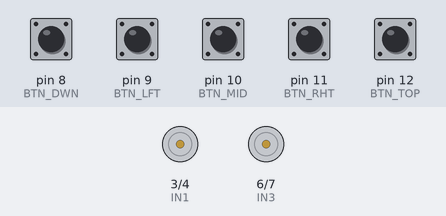
This sketch was run on a simulated Arduino Uno, built with avr-gcc and run on an emulated ATmega328P. Shown: motor-driver pin pairs drawn as motors (green arrow = first pin HIGH = forward, orange = second pin HIGH = backward, longer = more drive, scaled by the enable pin). Inputs (shaded band) come from the test bench; at power-on: pin 8 (BTN_DWN), pin 9 (BTN_LFT), pin 10 (BTN_MID), pin 11 (BTN_RHT), pin 12 (BTN_TOP) HIGH.

Above: at 1.2 s.
1.3 s: pin 8 (BTN_DWN) pulled LOW for 0.15 s
At 2.1 s:
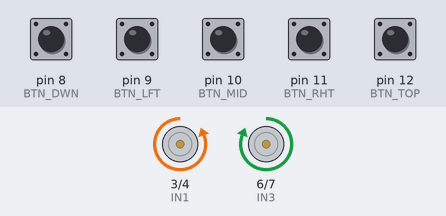
2.9 s: pin 9 (BTN_LFT) pulled LOW for 0.15 s
At 3.3 s:
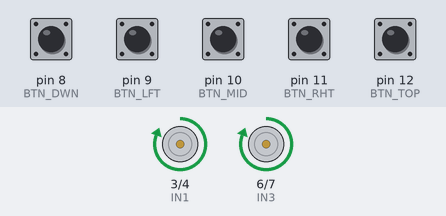
4.5 s: pin 10 (BTN_MID) pulled LOW for 0.15 s
At 5.7 s:
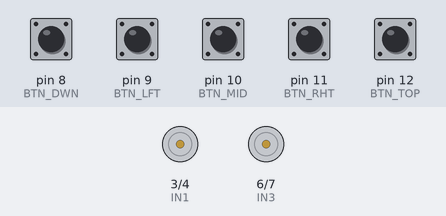
6.1 s: pin 11 (BTN_RHT) pulled LOW for 0.15 s
At 7.0 s:
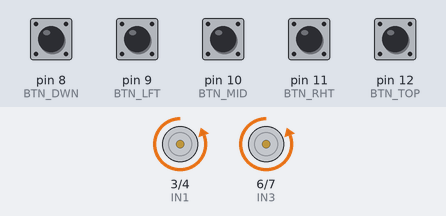
7.7 s: pin 12 (BTN_TOP) pulled LOW for 0.15 s
At 8.2 s:
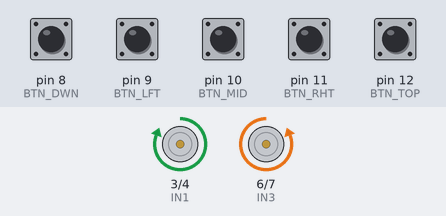
9.3 s: pin 10 (BTN_MID) pulled LOW for 1 s
At 10.6 s:
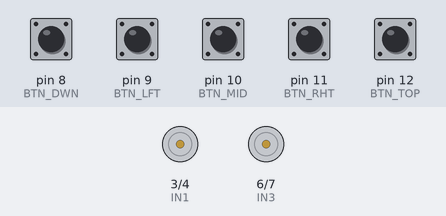
Timing chart, 0 to 12.3 s (numbered marks = the images above; inputs shaded):
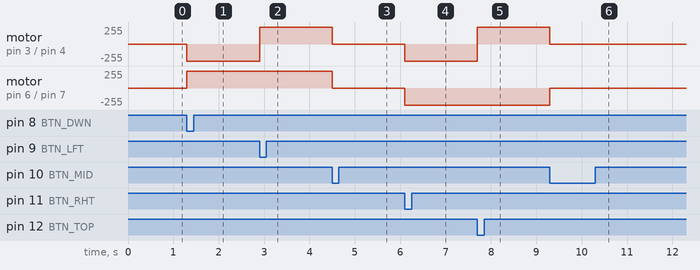

The sketch:

Tarefa4ControleDeDirecao.ino
```cpp
#define EN1 2
#define IN1 3
#define IN2 4

#define EN2 5
#define IN3 6
#define IN4 7

#define BTN_DWN 8
#define BTN_LFT 9
#define BTN_MID 10
#define BTN_RHT 11
#define BTN_TOP 12

void setup() {

  pinMode(EN1, OUTPUT);
  pinMode(IN1, OUTPUT);
  pinMode(IN2, OUTPUT);

  pinMode(EN2, OUTPUT);
  pinMode(IN3, OUTPUT);
  pinMode(IN4, OUTPUT);

  pinMode(BTN_DWN, INPUT_PULLUP);
  pinMode(BTN_LFT, INPUT_PULLUP);
  pinMode(BTN_MID, INPUT_PULLUP);
  pinMode(BTN_RHT, INPUT_PULLUP);
  pinMode(BTN_TOP, INPUT_PULLUP);

  digitalWrite(EN1, LOW);
  digitalWrite(EN2, LOW);

  /*
  	IN1 | IN2  | MOTOR1
    HIGH  LOW    HORARIO
    LOW   HIGH   ANTI-HORARIO
    LOW   LOW    IRRELEVANTE
    HIGH  HIGH   IRRELEVANTE

  	IN3 | IN4  | MOTOR2
    HIGH  LOW    ANTI-HORARIO
    LOW   HIGH   HORARIO
    LOW   LOW    IRRELEVANTE
    HIGH  HIGH   IRRELEVANTE
  */

  pinMode(A0, INPUT);
  Serial.begin(9600);

}

void motorEsquerdo(int acao) {
  if (!acao) {
    digitalWrite(EN1, LOW);
    return;
  }
  digitalWrite(EN1, HIGH);

  if (acao > 0) {
    digitalWrite(IN1, HIGH);
  	digitalWrite(IN2, LOW);
    return;
  }

  digitalWrite(IN1, LOW);
  digitalWrite(IN2, HIGH);
}

void motorDireito(int acao) {
  if (!acao) {
    digitalWrite(EN2, LOW);
    return;
  }
  digitalWrite(EN2, HIGH);

  if (acao > 0) {

    digitalWrite(IN3, LOW);
  	digitalWrite(IN4, HIGH);
    return;
  }

  digitalWrite(IN3, HIGH);
  digitalWrite(IN4, LOW);
}

void loop() {
  if (!digitalRead(BTN_TOP)){
    motorEsquerdo(1);
    motorDireito(1);

    while(!digitalRead(BTN_TOP));
  }

  if (!digitalRead(BTN_DWN)){
    motorEsquerdo(-1);
    motorDireito(-1);

    while(!digitalRead(BTN_DWN));
  }

  if (!digitalRead(BTN_LFT)){
    motorEsquerdo(1);
    motorDireito(-1);

    while(!digitalRead(BTN_LFT));
  }

  if (!digitalRead(BTN_RHT)){
    motorEsquerdo(-1);
    motorDireito(1);

    while(!digitalRead(BTN_RHT));
  }

  if (!digitalRead(BTN_MID)){
    motorEsquerdo(0);
    motorDireito(0);

    while(!digitalRead(BTN_MID));
  }
}
```

Measured:
- after the input at 1.3 s, motor on pin 3 (IN1) / pin 4 (IN2): stopped → backward 255/255 at once; motor on pin 6 (IN3) / pin 7 (IN4): stopped → forward 255/255 at once
- after the input at 2.9 s, motor on pin 3 (IN1) / pin 4 (IN2): backward 255/255 → forward 255/255 at once
- after the input at 4.5 s, motor on pin 3 (IN1) / pin 4 (IN2), motor on pin 6 (IN3) / pin 7 (IN4): forward 255/255 → stopped at once
- after the input at 6.1 s, motor on pin 3 (IN1) / pin 4 (IN2), motor on pin 6 (IN3) / pin 7 (IN4): stopped → backward 255/255 at once
- after the input at 7.7 s, motor on pin 3 (IN1) / pin 4 (IN2): backward 255/255 → forward 255/255 at once
- after the input at 9.3 s, motor on pin 3 (IN1) / pin 4 (IN2): forward 255/255 → stopped at once; motor on pin 6 (IN3) / pin 7 (IN4): backward 255/255 → stopped at once
